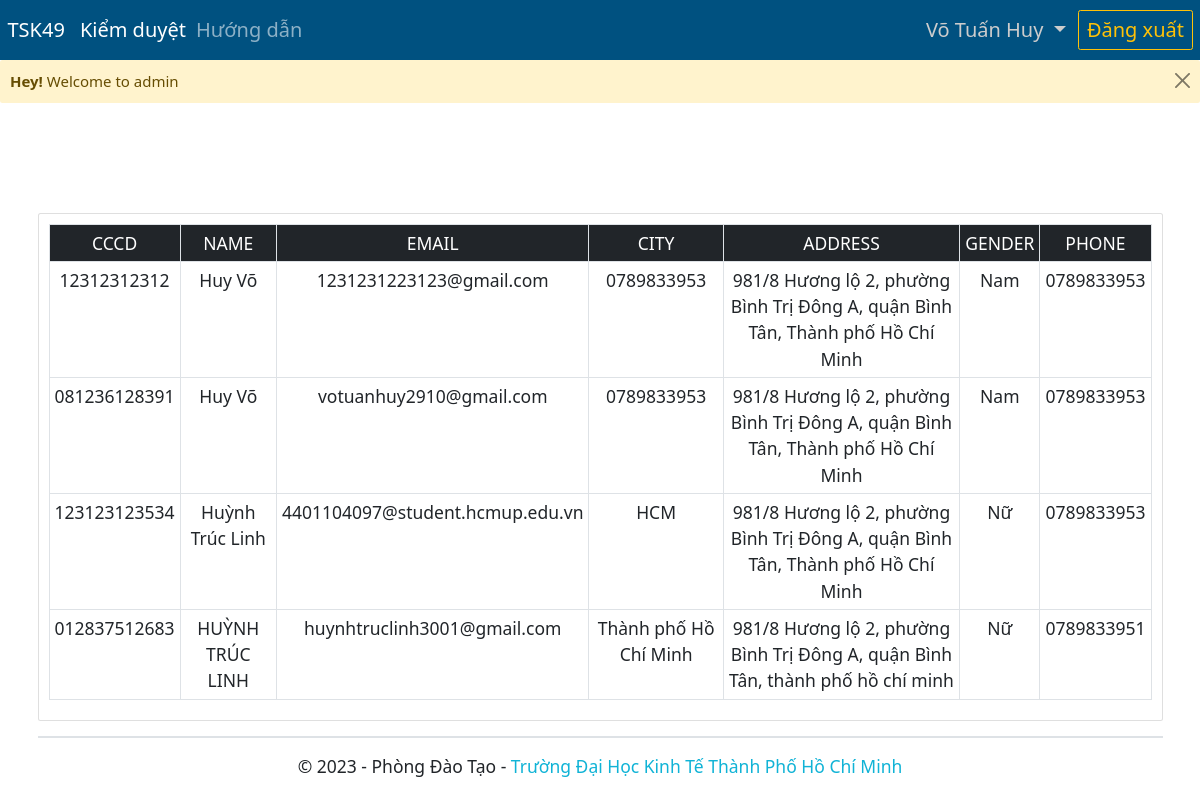
Before: /admin/index.php (signed in) with the older database file.
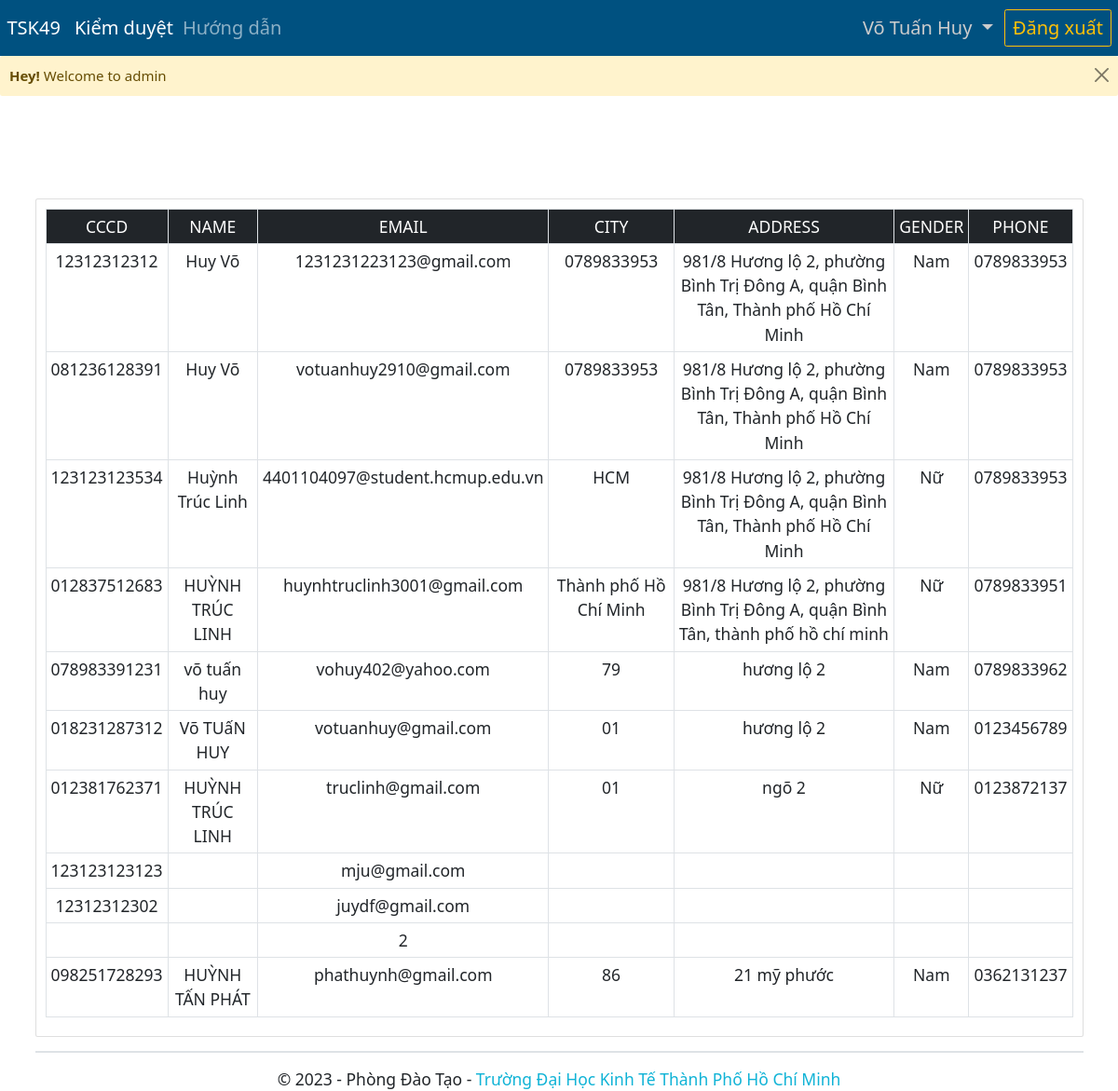
After: the same page with the newer database file.
### tables this page shows
CREATE TABLE `users` (
  `id` int(100) NOT NULL,
  `name` varchar(25) NOT NULL,
  `identification` varchar(12) NOT NULL,
  `email` varchar(100) NOT NULL,
  `phone` varchar(10) NOT NULL,
  `city` varchar(100) NOT NULL,
  `district` varchar(50) NOT NULL,
  `ward` varchar(50) NOT NULL,
  `address` varchar(100) NOT NULL,
  `gender` enum('Nam','Nữ') NOT NULL
);

### admin/index.php (the view, shortened to what this page needs)
<?php
include "authentication.php";
$query = "SELECT * FROM users";
$result = mysqli_query($conn, $query);
?>
<!DOCTYPE html>
<html lang="en">
<head>
    <?php include "../components/head.php" ?>
    <link rel="stylesheet" href="../assets/css/style.css">
</head>
<body>
    <?php include "../components/header_admin.php" ?>
    <?php include "../message.php" ?>
    <main>
        <div class="container d-flex flex-column">
            <div class="row mt-5">
                <div class="col">
                    <div class="card mt-5">
                        <div class="card-body fs-3">
                            <table class="table table-bordered text-center">
                                <tr class="bg-dark text-white">
                                    <td>CCCD</td>
                                    <td>NAME</td>
                                    <td>EMAIL</td>
                                    <td>CITY</td>
                                    <td>ADDRESS</td>
                                    <td>GENDER</td>
                                    <td>PHONE</td>
                                </tr>
                                <tr>
                                    <?php
                                    while ($row = mysqli_fetch_assoc($result)) {
                                    ?>
                                        <td><?php echo $row['identification'] ?></td>
                                        <td><?php echo $row['name'] ?></td>
                                        <td><?php echo $row['email'] ?></td>
                                        <td><?php echo $row['city'] ?></td>
                                        <td><?php echo $row['address'] ?></td>
                                        <td><?php echo $row['gender'] ?></td>
                                        <td><?php echo $row['phone'] ?></td>
                                </tr>
                            <?php
                                    }
                            ?>
                            </table>
                        </div>
                    </div>
                </div>
            </div>
        </div>
    </main>
    <?php require "../components/footer.php" ?>

### components/head.php (shortened to what this page needs)
<link rel="stylesheet" href="https://cdn.jsdelivr.net/npm/bootstrap-icons@1.10.5/font/bootstrap-icons.css">
<link href="https://cdn.jsdelivr.net/npm/bootstrap@5.0.2/dist/css/bootstrap.min.css" rel="stylesheet">

### components/header_admin.php (shortened to what this page needs)
<header style="background: #005180">
    <nav class="navbar navbar-expand-lg navbar-dark" style="height: 60px">
        <div class="container-fluid">
            <a class="navbar-brand fs-2" href="">TSK49</a>
            <div class="collapse navbar-collapse fs-2" id="navbarText">
                <ul class="navbar-nav me-auto mb-2 mb-lg-0">
                    <li class="nav-item">
                        <a class="nav-link active" aria-current="page" href="#">Kiểm duyệt</a>
                    </li>
                    <li class="nav-item">
                        <a class="nav-link" href="#">Hướng dẫn</a>
                    </li>
                </ul>
                <div class="dropdown">
                    <button class="btn btn-outline-secondary dropdown-toggle border-0 bg-transparent fs-2" type="button" id="dropdownMenuButton1" data-bs-toggle="dropdown" aria-expanded="false">
                        <?= $_SESSION['auth_user']['user_name']; ?>
                    </button>
                    <form action="logout.php" method="POST" style="display: contents">
                        <button type="submit" class="btn btn-outline-warning fs-2" name="logout_btn">Đăng xuất</button>
                    </form>
                </div>
            </div>
        </div>
    </nav>
</header>

### message.php (shortened to what this page needs)
<?php
if (isset($_SESSION['message'])) {
?>
    <div class="alert alert-warning alert-dismissible fade show fs-4 border-0" role="alert">
        <strong>Hey!</strong> <?= $_SESSION['message'];  ?>
        <button type="button" class="btn-close" data-bs-dismiss="alert" aria-label="Close"></button>
    </div>
<?php
}
?>

### components/footer.php (shortened to what this page needs)
<footer class="container text-center mt-4">
    <div class="fs-3 border-2 border-top text-capitalize pt-4">
        © 2023 - phòng đào tạo -
        <span style="color: #10b3d6;">Trường Đại học Kinh tế Thành phố Hồ Chí Minh</span>
    </div>
</footer>
</body>
</html>

### assets/css/style.css (style rules this page uses)
* { margin: 0; padding: 0; box-sizing: border-box; }
html { font-size: 62.5%; font-family: Arial, Helvetica, sans-serif; }
a { text-decoration: none; }
ul, li { list-style: none; }
header { background: #005f69; }
header .navbar { padding: 0; }
main { margin-top: 50px; }
.dropdown .btn-outline-secondary { color: #ccc !important; }

Changed rows visible on the page:
added users: identification "078983391231", name "võ tuấn huy", email "vohuy402@yahoo.com", city "79", address "hương lộ 2", gender "Nam", phone "0789833962"
added users: identification "018231287312", name "Võ TUấN HUY", email "votuanhuy@gmail.com", city "01", address "hương lộ 2", gender "Nam", phone "0123456789"
added users: identification "012381762371", name "HUỲNH TRÚC LINH", email "truclinh@gmail.com", city "01", address "ngõ 2", gender "Nữ", phone "0123872137"
added users: identification "123123123123", email "mju@gmail.com"
added users: identification "12312312302", email "juydf@gmail.com"
added users: email "2"
added users: identification "098251728293", name "HUỲNH TẤN PHÁT", email "phathuynh@gmail.com", city "86", address "21 mỹ phước", gender "Nam", phone "0362131237"
